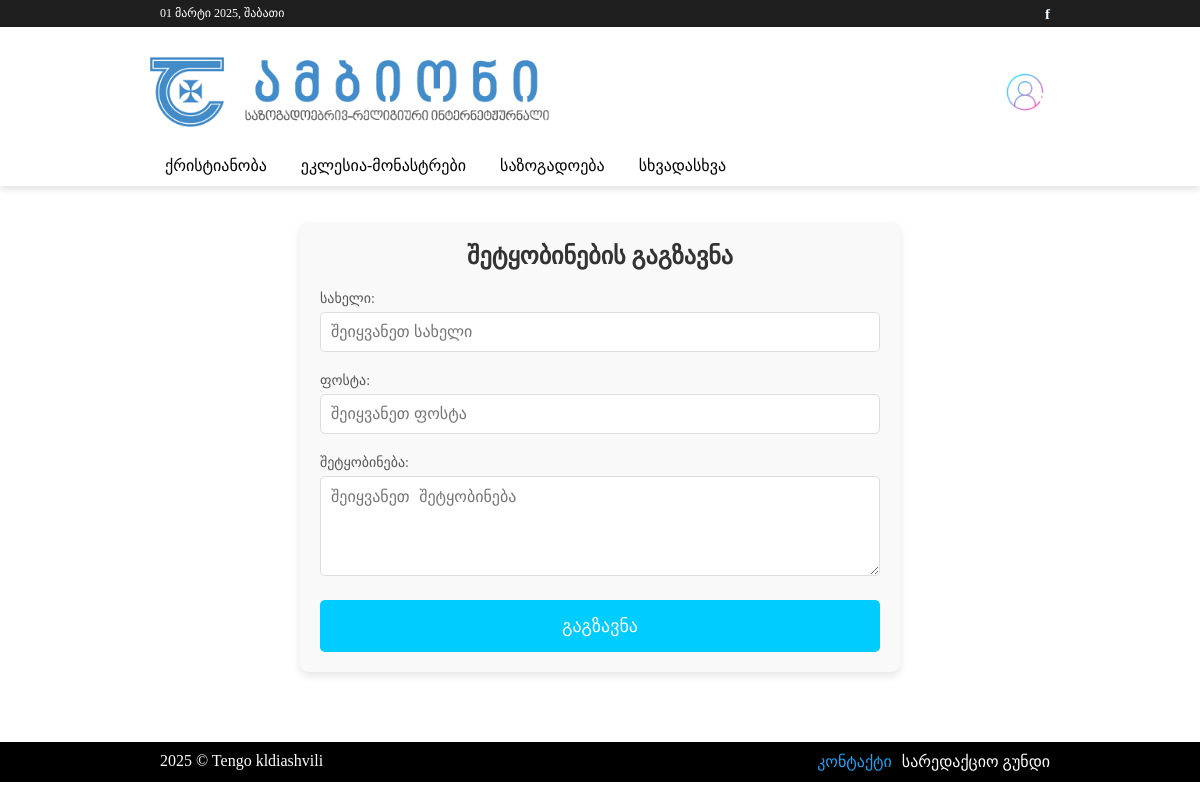
The app's page /?contact with its own data.
### tables this page shows
CREATE TABLE `navs` (
  `id` int(11) NOT NULL,
  `name` varchar(30) NOT NULL,
  `navs_description` text NOT NULL
);

### src/navs.php (the view, shortened to what this page needs)
<?php
include "db/connect.php";
$nav = mysqli_fetch_all($connect->query("SELECT name,id FROM navs"));
?>
<div class="navheader">
    <nav>
        <ul>
        <?php
        $count = 0;
        foreach($nav as $navs){
            if ($count >= 4) break;?>
            <li><a href="?nav=<?=$navs[1]?>"><?=htmlspecialchars($navs[0])?></a></li>
        <?php
            $count++;
        }?>
        </ul>
    </nav>
</div>

### src/style.css (style rules this page uses)
* { margin: 0; padding: 0; box-sizing: border-box; }
.navheader { margin-top: 25px; border: solid 0px; width: 100%; height: 30px; box-shadow: 0 4px 6px rgba(0, 0, 0, 0.1); align-items: center; }
.navheader nav { height: 20px; margin: auto; width: 75%; }
.navheader ul { list-style: none; margin: 0; padding: 0; }
.navheader li { display: inline-block; margin: 0 15px; }
.navheader a { text-decoration: none; position: relative; padding: 10px 0; color: black; }
.navheader a::before { content: ""; width: 100%; height: 4px; position: absolute; left: 0; bottom: 0; background: #fff; transition: 0.3s transform ease; transform: scale3d(0, 1, 1); transform-origin: 0 50%; }
.navheader a::before { transform-origin: 50% 50%; background: #1a8be8; }

### records on screen
navs: name "ქრისტიანობა"
navs: name "ეკლესია-მონასტრები"
navs: name "საზოგადოება"
navs: name "სხვადასხვა"

### other values on screen
$date "01 მარტი 2025, შაბათი"
